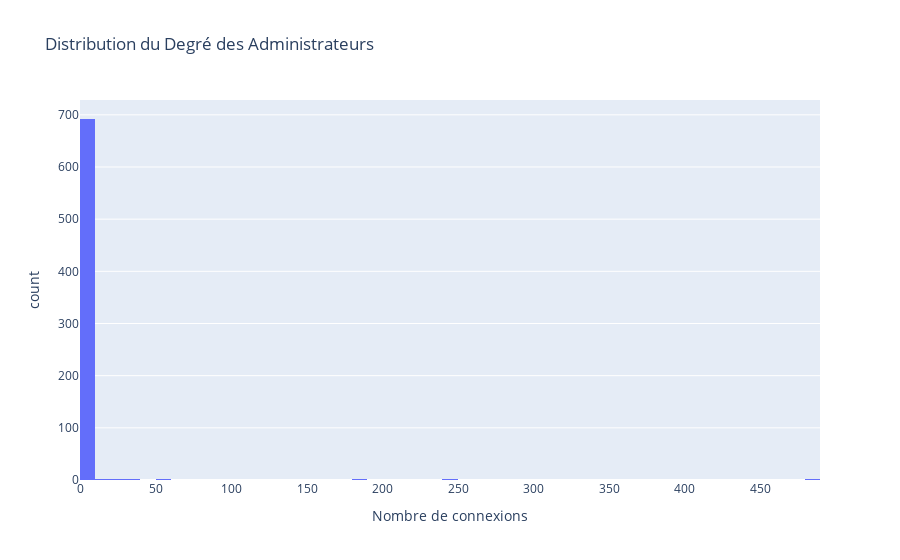

Notebook code cell kept with this figure:
### Code cell
# Visualisation de la distribution des degrés
fig = px.histogram(officers_df, x='degree', nbins=50, 
                   title='Distribution du Degré des Administrateurs',
                   labels={'degree': 'Nombre de connexions', 'count': 'Nombre d\'administrateurs'})
fig.show()

### Figure 1 — Plotly figure (JSON) as saved in the notebook; plotly's stock layout.template omitted (floating-point values rounded to 4 significant figures; data arrays with more than 128 entries replaced by an {"elided": "..."} marker saying what was removed)
{"data": [{"bingroup": "x", "hovertemplate": "Nombre de connexions=%{x}<br>count=%{y}<extra></extra>", "legendgroup": "", "marker": {"color": "#636efa", "pattern": {"shape": ""}}, "name": "", "nbinsx": 50, "orientation": "v", "showlegend": false, "type": "histogram", "x": {"elided": "700 float values"}, "xaxis": "x", "yaxis": "y"}], "layout": {"barmode": "relative", "legend": {"tracegroupgap": 0}, "title": {"text": "Distribution du Degré des Administrateurs"}, "xaxis": {"anchor": "y", "domain": [0, 1], "title": {"text": "Nombre de connexions"}}, "yaxis": {"anchor": "x", "domain": [0, 1], "title": {"text": "count"}}}}
